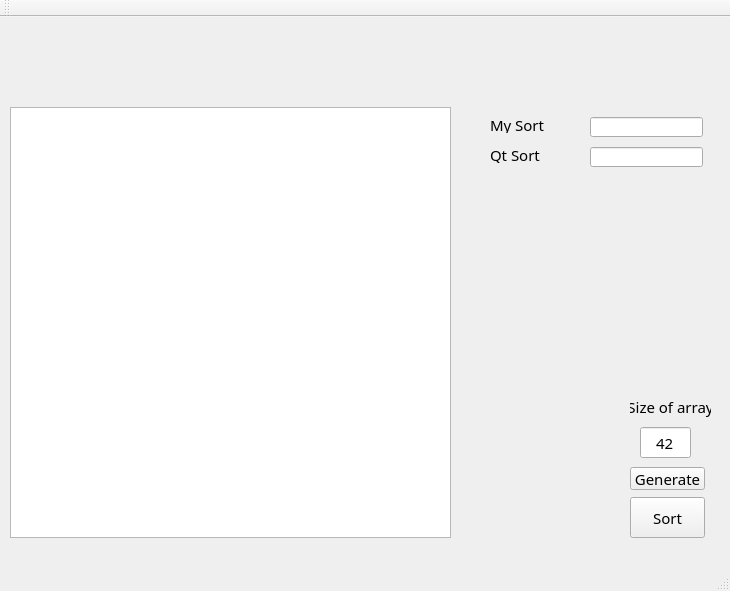
<?xml version="1.0" encoding="UTF-8"?>
<ui version="4.0">
 <class>MainWindow</class>
 <widget class="QMainWindow" name="MainWindow">
  <property name="geometry">
   <rect>
    <x>0</x>
    <y>0</y>
    <width>730</width>
    <height>591</height>
   </rect>
  </property>
  <property name="font">
   <font>
    <family>Segoe MDL2 Assets</family>
    <pointsize>11</pointsize>
   </font>
  </property>
  <property name="windowTitle">
   <string>MainWindow</string>
  </property>
  <widget class="QWidget" name="centralWidget">
   <widget class="QPushButton" name="pushButton">
    <property name="geometry">
     <rect>
      <x>630</x>
      <y>480</y>
      <width>75</width>
      <height>41</height>
     </rect>
    </property>
    <property name="text">
     <string>Sort</string>
    </property>
   </widget>
   <widget class="QPushButton" name="pushButton_2">
    <property name="geometry">
     <rect>
      <x>630</x>
      <y>450</y>
      <width>75</width>
      <height>23</height>
     </rect>
    </property>
    <property name="focusPolicy">
     <enum>Qt::NoFocus</enum>
    </property>
    <property name="text">
     <string>Generate</string>
    </property>
   </widget>
   <widget class="QTextEdit" name="textEdit">
    <property name="geometry">
     <rect>
      <x>10</x>
      <y>90</y>
      <width>441</width>
      <height>431</height>
     </rect>
    </property>
   </widget>
   <widget class="QLineEdit" name="MySort_Line">
    <property name="geometry">
     <rect>
      <x>590</x>
      <y>100</y>
      <width>113</width>
      <height>20</height>
     </rect>
    </property>
   </widget>
   <widget class="QLineEdit" name="QtSort_Line">
    <property name="geometry">
     <rect>
      <x>590</x>
      <y>130</y>
      <width>113</width>
      <height>20</height>
     </rect>
    </property>
   </widget>
   <widget class="QLabel" name="MySort_label">
    <property name="geometry">
     <rect>
      <x>490</x>
      <y>100</y>
      <width>81</width>
      <height>16</height>
     </rect>
    </property>
    <property name="text">
     <string>My Sort</string>
    </property>
   </widget>
   <widget class="QLabel" name="CppSort_Label">
    <property name="geometry">
     <rect>
      <x>490</x>
      <y>130</y>
      <width>91</width>
      <height>16</height>
     </rect>
    </property>
    <property name="text">
     <string>Qt Sort</string>
    </property>
   </widget>
   <widget class="QLineEdit" name="size_box">
    <property name="geometry">
     <rect>
      <x>640</x>
      <y>410</y>
      <width>51</width>
      <height>31</height>
     </rect>
    </property>
    <property name="font">
     <font>
      <pointsize>11</pointsize>
     </font>
    </property>
    <property name="text">
     <string>42</string>
    </property>
    <property name="alignment">
     <set>Qt::AlignCenter</set>
    </property>
   </widget>
   <widget class="QLabel" name="SizeOfArray_Label">
    <property name="geometry">
     <rect>
      <x>630</x>
      <y>380</y>
      <width>81</width>
      <height>20</height>
     </rect>
    </property>
    <property name="layoutDirection">
     <enum>Qt::LeftToRight</enum>
    </property>
    <property name="text">
     <string>Size of array</string>
    </property>
    <property name="alignment">
     <set>Qt::AlignCenter</set>
    </property>
   </widget>
  </widget>
  <widget class="QMenuBar" name="menuBar">
   <property name="geometry">
    <rect>
     <x>0</x>
     <y>0</y>
     <width>730</width>
     <height>24</height>
    </rect>
   </property>
  </widget>
  <widget class="QToolBar" name="mainToolBar">
   <attribute name="toolBarArea">
    <enum>TopToolBarArea</enum>
   </attribute>
   <attribute name="toolBarBreak">
    <bool>false</bool>
   </attribute>
  </widget>
  <widget class="QStatusBar" name="statusBar"/>
 </widget>
 <layoutdefault spacing="6" margin="11"/>
 <resources/>
 <connections/>
</ui>
